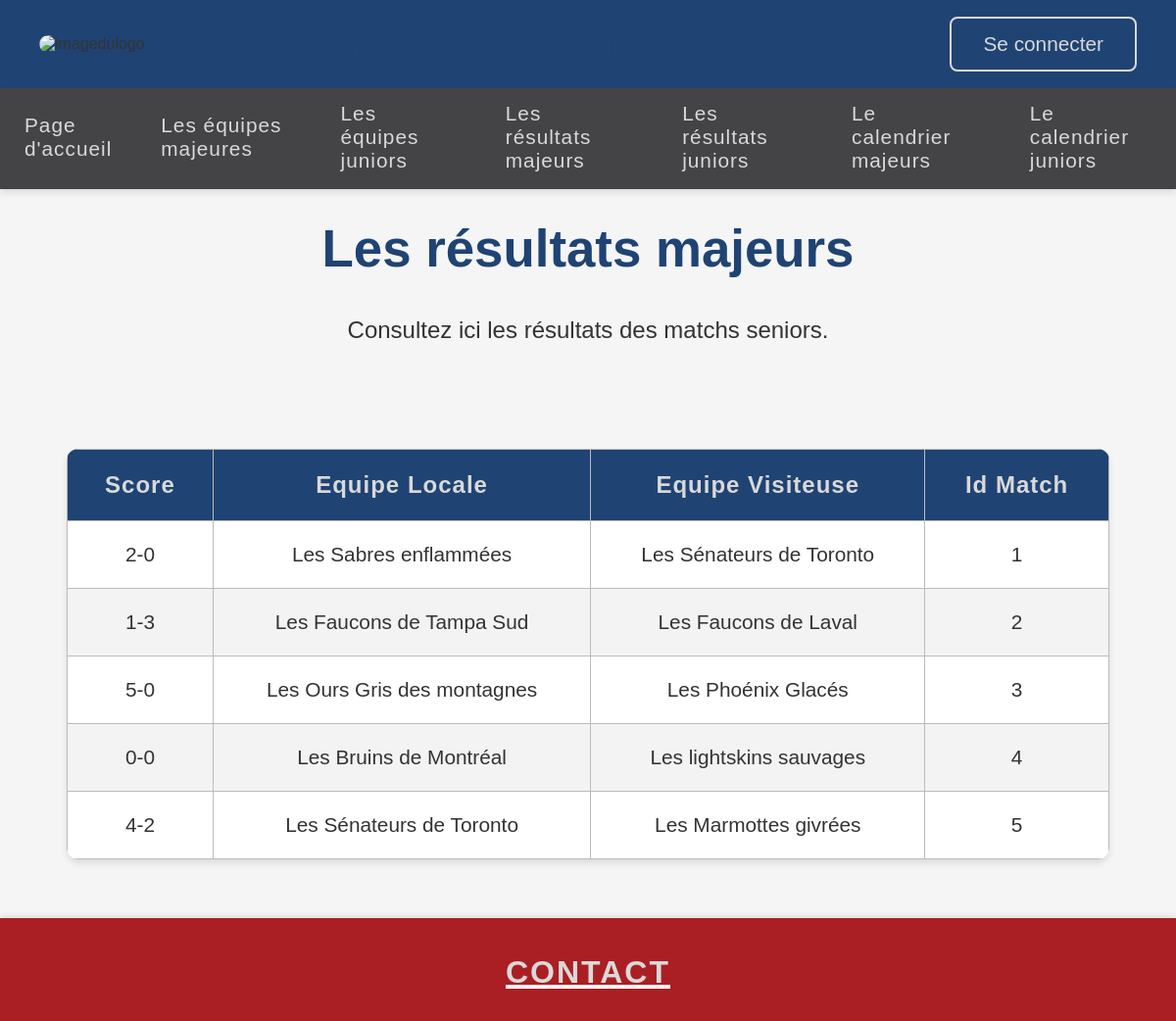
Screenshot of /?action=voirResultatsSenior with the database file from the repository.
### tables this page shows
CREATE TABLE Resultats_Majeurs (
    score_matchs VARCHAR(6),
    nom_equipes_locales_majeures VARCHAR(65),
    nom_equipes_visiteuses_majeures VARCHAR(65),
    id_matches_majeurs INT PRIMARY KEY,
    FOREIGN KEY (id_matches_majeurs) REFERENCES Matches_Ligue_Majeure(id_matches_majeurs) ON DELETE CASCADE,
    FOREIGN KEY (nom_equipes_locales_majeures) REFERENCES Equipes_Majeures(nom_equipes_majeurs) ON UPDATE CASCADE ON DELETE RESTRICT,
    FOREIGN KEY (nom_equipes_visiteuses_majeures) REFERENCES Equipes_Majeures(nom_equipes_majeurs) ON UPDATE CASCADE ON DELETE RESTRICT
);

### index.php (called while the page is built, shortened)
<?php
if (!isset($_GET['action'])) {
	$action = "";
} else {
	$action = $_GET['action'];
}
$controleur = Manufacture::creerControleur($action);
$nomVue = $controleur->executerAction();
include_once("vues/" . $nomVue . ".php");

### modele/Resultat.class.php (called while the page is built, shortened)
<?php
class Resultat
{
    private $score;
    private $equipeLocale;
    private $equipeVisiteuse;
    private $idMatch;
    public function __construct($score, $equipeLocale, $equipeVisiteuse, $idMatch)
    {
        $this->score = $score;
        $this->equipeLocale = $equipeLocale;
        $this->equipeVisiteuse = $equipeVisiteuse;
        $this->idMatch = $idMatch;
    }
    public function getScore()
    {
        return $this->score;
    }
    public function getEquipeLocale()
    {
        return $this->equipeLocale;
    }
    public function getEquipeVisiteuse()
    {
        return $this->equipeVisiteuse;
    }
    public function getIdMatch()
    {
        return $this->idMatch;
    }
}
?>

### modele/DAO/AbstractDAO.class.php (called while the page is built, shortened)
<?php
abstract class AbstractDAO implements DAO {
    protected static $connexion;
    protected static $tableName;
    protected static function getConnexion() {
        try {
            if (!self::$connexion) {
                self::$connexion = ConnexionBD::getInstance();
            }
            return self::$connexion;
        } catch(Exception $e) {
            throw new Exception("Impossible d'obtenir la connexion à la BD: " . $e->getMessage());
        }
    }
    protected static function closeConnexion() {
        if (self::$connexion) {
            self::$connexion = null;
        }
    }
    public static function chercherTous() {
        return self::chercherAvecFiltre("");
    }
    public static function chercherAvecFiltre($filtre) {
        try {
            $connexion = self::getConnexion();
            $requete = $connexion->prepare("SELECT * FROM " . static::$tableName . " " . $filtre);
            $requete->execute();
            $result = [];
            $instance = new static();
            while ($enr = $requete->fetch(PDO::FETCH_ASSOC)) {
                $result[] = $instance->createObject($enr);
            }
            return $result;
        } catch (Exception $e) {
            throw new Exception("Erreur lors de la recherche avec filtre: " . $e->getMessage());
        } finally {
            self::closeConnexion();
        }
    }
}

### controleurs/controleurVoirResultatsSenior.class.php (called while the page is built, shortened)
<?php
	class VoirResultatsSenior extends  Controleur {
		public function executerAction() {
			$this->tabResultatsSenior=ResultatsSeniorDAO::chercherTous();
			return "PageResultats";
		}
}
?>

### vues/inclusions/fonctions.inc.php (the view, shortened to what this page needs)
<?php
function afficherTableResultatsSenior($unTableauSenior, $isAdmin = false) {
    echo "<table>";
    echo "<thead>";
    echo "<tr>";
    echo "<th>Score</th>";
    echo "<th>Equipe Locale</th>";
    echo "<th>Equipe Visiteuse</th>";
    echo "<th>Id Match</th>";
    echo "</tr>";
    echo "</thead>";
    echo "<tbody>";
    foreach ($unTableauSenior as $UnResultatSenior) {
        echo "<tr>";
        echo "<td>" . $UnResultatSenior->getScore() . "</td>";
        echo "<td>" . $UnResultatSenior->getEquipeLocale() . "</td>";
        echo "<td>" . $UnResultatSenior->getEquipeVisiteuse() . "</td>";
        echo "<td>" . $UnResultatSenior->getIdMatch() . "</td>";
        echo "</tr>";
    }
    echo "</tbody>";
    echo "</table>";
}
?>

### css/style.css (style rules this page uses)
:root { --primary-color: #1F4373; --secondary-color: #AA1F23; --text-light: #D9D9D9; --text-dark: #333333; --background-light: #f5f5f5; --shadow: 0 4px 6px rgba(0, 0, 0, 0.1); }
* { margin: 0; padding: 0; box-sizing: border-box; }
body { background-color: var(--background-light); min-height: 100vh; margin: 0; padding: 0; display: flex; flex-direction: column; font-family: 'Arial', sans-serif; color: var(--text-dark); }
table { width: 95%; border-collapse: collapse; margin: 40px auto; background: white; box-shadow: var(--shadow); border-radius: 12px; overflow: hidden; font-size: 1.4rem; }
th, td { padding: 22px 28px; text-align: center; border: 1.5px solid #bbb; font-size: 1.3rem; min-width: 120px; height: 48px; }
th { background-color: var(--primary-color); color: var(--text-light); font-weight: 700; font-size: 1.5rem; letter-spacing: 1px; }
tr:nth-child(even) { background-color: #f3f3f3; }

### rows the page displays
resultats_majeurs: score_matchs "2-0", nom_equipes_locales_majeures "Les Sabres enflammées", nom_equipes_visiteuses_majeures "Les Sénateurs de Toronto", id_matches_majeurs "1"
resultats_majeurs: score_matchs "1-3", nom_equipes_locales_majeures "Les Faucons de Tampa Sud", nom_equipes_visiteuses_majeures "Les Faucons de Laval", id_matches_majeurs "2"
resultats_majeurs: score_matchs "5-0", nom_equipes_locales_majeures "Les Ours Gris des montagnes", nom_equipes_visiteuses_majeures "Les Phoénix Glacés", id_matches_majeurs "3"
resultats_majeurs: score_matchs "0-0", nom_equipes_locales_majeures "Les Bruins de Montréal", nom_equipes_visiteuses_majeures "Les lightskins sauvages", id_matches_majeurs "4"
resultats_majeurs: score_matchs "4-2", nom_equipes_locales_majeures "Les Sénateurs de Toronto", nom_equipes_visiteuses_majeures "Les Marmottes givrées", id_matches_majeurs "5"
